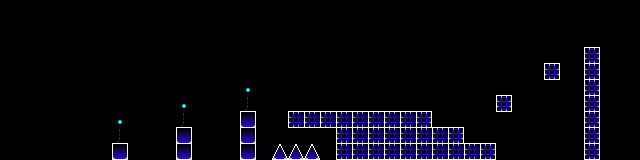

A level layout from a 2D game, rendered from its tile map. Below: a short description, then the map file with its tile-grid data intact:
An orthogonal 80x20 tile map with 8x8 px tiles, 1 tile layer (tiles).

<map version="1.9" tiledversion="1.9.2" orientation="orthogonal" renderorder="right-down" width="80" height="20" tilewidth="8" tileheight="8" infinite="0" nextlayerid="7" nextobjectid="28">
 <editorsettings>
  <export format="tmx" />
 </editorsettings>
 <tileset firstgid="1" source="tiles.tsx" />
 <layer id="1" name="tiles" width="80" height="20">
  <data encoding="csv">
0,0,0,0,0,0,0,0,0,0,0,0,0,0,0,0,0,0,0,0,0,0,0,0,0,0,0,0,0,0,0,0,0,0,0,0,0,0,0,0,0,0,0,0,0,0,0,0,0,0,0,0,0,0,0,0,0,0,0,0,0,0,0,0,0,0,0,0,0,0,0,0,0,0,0,0,0,0,0,0,
0,0,0,0,0,0,0,0,0,0,0,0,0,0,0,0,0,0,0,0,0,0,0,0,0,0,0,0,0,0,0,0,0,0,0,0,0,0,0,0,0,0,0,0,0,0,0,0,0,0,0,0,0,0,0,0,0,0,0,0,0,0,0,0,0,0,0,0,0,0,0,0,0,0,0,0,0,0,0,0,
0,0,0,0,0,0,0,0,0,0,0,0,0,0,0,0,0,0,0,0,0,0,0,0,0,0,0,0,0,0,0,0,0,0,0,0,0,0,0,0,0,0,0,0,0,0,0,0,0,0,0,0,0,0,0,0,0,0,0,0,0,0,0,0,0,0,0,0,0,0,0,0,0,0,0,0,0,0,0,0,
0,0,0,0,0,0,0,0,0,0,0,0,0,0,0,0,0,0,0,0,0,0,0,0,0,0,0,0,0,0,0,0,0,0,0,0,0,0,0,0,0,0,0,0,0,0,0,0,0,0,0,0,0,0,0,0,0,0,0,0,0,0,0,0,0,0,0,0,0,0,0,0,0,0,0,0,0,0,0,0,
0,0,0,0,0,0,0,0,0,0,0,0,0,0,0,0,0,0,0,0,0,0,0,0,0,0,0,0,0,0,0,0,0,0,0,0,0,0,0,0,0,0,0,0,0,0,0,0,0,0,0,0,0,0,0,0,0,0,0,0,0,0,0,0,0,0,0,0,0,0,0,0,0,0,0,0,0,0,0,0,
0,0,0,0,0,0,0,0,0,0,0,0,0,0,0,0,0,0,0,0,0,0,0,0,0,0,0,0,0,0,0,0,0,0,0,0,0,0,0,0,0,0,0,0,0,0,0,0,0,0,0,0,0,0,0,0,0,0,0,0,0,0,0,0,0,0,0,0,0,0,0,0,0,25,25,0,0,0,0,0,
0,0,0,0,0,0,0,0,0,0,0,0,0,0,0,0,0,0,0,0,0,0,0,0,0,0,0,0,0,0,0,0,0,0,0,0,0,0,0,0,0,0,0,0,0,0,0,0,0,0,0,0,0,0,0,0,0,0,0,0,0,0,0,0,0,0,0,0,0,0,0,0,0,20,2147483668,0,0,0,0,0,
0,0,0,0,0,0,0,0,0,0,0,0,0,0,0,0,0,0,0,0,0,0,0,0,0,0,0,0,0,0,0,0,0,0,0,0,0,0,0,0,0,0,0,0,0,0,0,0,0,0,0,0,0,0,0,0,0,0,0,0,0,0,0,0,0,0,0,0,25,25,0,0,0,28,2147483676,0,0,0,0,0,
0,0,0,0,0,0,0,0,0,0,0,0,0,0,0,0,0,0,0,0,0,0,0,0,0,0,0,0,0,0,0,0,0,0,0,0,0,0,0,0,0,0,0,0,0,0,0,0,0,0,0,0,0,0,0,0,0,0,0,0,0,0,0,0,0,0,0,0,20,2147483668,0,0,0,20,2147483668,0,0,0,0,0,
0,0,0,0,0,0,0,0,0,0,0,0,0,0,0,0,0,0,0,0,0,0,0,0,0,0,0,0,0,0,0,0,0,0,0,0,0,0,0,0,0,0,0,0,0,0,0,0,0,0,0,0,0,0,0,0,0,0,0,0,0,0,0,0,0,0,0,0,28,2147483676,0,0,0,28,2147483676,0,0,0,0,0,
0,0,0,0,0,0,0,0,0,0,0,0,0,0,0,0,0,0,0,0,0,0,0,0,0,0,0,0,0,0,0,0,0,0,0,0,0,0,0,0,0,0,0,0,0,0,0,0,0,0,0,0,0,0,0,0,0,0,0,0,0,0,0,0,0,0,0,0,0,0,0,0,0,20,2147483668,0,0,0,0,0,
0,0,0,0,0,0,0,0,0,0,0,0,0,0,0,0,0,0,0,0,0,0,0,0,0,0,0,0,0,0,38,39,0,0,0,0,0,0,0,0,0,0,0,0,0,0,0,0,0,0,0,0,0,0,0,0,0,0,0,0,0,0,25,25,0,0,0,0,0,0,0,0,0,28,2147483676,0,0,0,0,0,
0,0,0,0,0,0,0,0,0,0,0,0,0,0,0,0,0,0,0,0,0,0,0,0,0,0,0,0,0,0,46,47,0,0,0,0,0,0,0,0,0,0,0,0,0,0,0,0,0,0,0,0,0,0,0,0,0,0,0,0,0,0,20,2147483668,0,0,0,0,0,0,0,0,0,20,2147483668,0,0,0,0,0,
0,0,0,0,0,0,0,0,0,0,0,0,0,0,0,0,0,0,0,0,0,0,38,39,0,0,0,0,0,0,54,55,0,0,0,0,25,25,25,25,25,25,25,25,25,25,25,25,25,25,25,25,25,25,0,0,0,0,0,0,0,0,28,2147483676,0,0,0,0,0,0,0,0,0,28,2147483676,0,0,0,0,0,
0,0,0,0,0,0,0,0,0,0,0,0,0,0,0,0,0,0,0,0,0,0,46,47,0,0,0,0,0,0,19,2147483667,0,0,0,0,20,21,20,21,20,21,20,21,20,21,20,21,20,21,20,21,20,2147483668,0,0,0,0,0,0,0,0,0,0,0,0,0,0,0,0,0,0,0,20,2147483668,0,0,0,0,0,
0,0,0,0,0,0,0,0,0,0,0,0,0,0,38,39,0,0,0,0,0,0,54,55,0,0,0,0,0,0,27,2147483675,0,0,0,0,28,29,28,29,28,29,28,29,28,29,28,29,28,29,28,29,28,2147483676,25,25,25,25,0,0,0,0,0,0,0,0,0,0,0,0,0,0,0,28,2147483676,0,0,0,0,0,
0,0,0,0,0,0,0,0,0,0,0,0,0,0,46,47,0,0,0,0,0,0,19,2147483667,0,0,0,0,0,0,19,2147483667,0,0,0,0,0,0,0,0,0,0,20,21,20,21,20,21,20,21,20,21,20,21,20,21,20,2147483668,0,0,0,0,0,0,0,0,0,0,0,0,0,0,0,20,2147483668,0,0,0,0,0,
0,0,0,0,0,0,0,0,0,0,0,0,0,0,54,55,0,0,0,0,0,0,27,2147483675,0,0,0,0,0,0,27,2147483675,0,0,0,0,0,0,0,0,0,0,28,29,28,29,28,29,28,29,28,29,28,29,28,29,28,2147483676,25,25,25,25,0,0,0,0,0,0,0,0,0,0,0,28,2147483676,0,0,0,0,0,
0,0,0,0,0,0,0,0,0,0,0,0,0,0,19,2147483667,0,0,0,0,0,0,19,2147483667,0,0,0,0,0,0,19,2147483667,0,0,18,2147483666,18,2147483666,18,2147483666,0,0,20,21,20,21,20,21,20,21,20,21,20,21,20,21,20,21,20,21,20,2147483668,0,0,0,0,0,0,0,0,0,0,0,20,2147483668,0,0,0,0,0,
0,0,0,0,0,0,0,0,0,0,0,0,0,0,27,2147483675,0,0,0,0,0,0,27,2147483675,0,0,0,0,0,0,27,2147483675,0,0,26,2147483674,26,2147483674,26,2147483674,0,0,28,29,28,29,28,29,28,29,28,29,28,29,28,29,28,29,28,29,28,2147483676,0,0,0,0,0,0,0,0,0,0,0,28,2147483676,0,0,0,0,0
</data>
 </layer>
</map>
